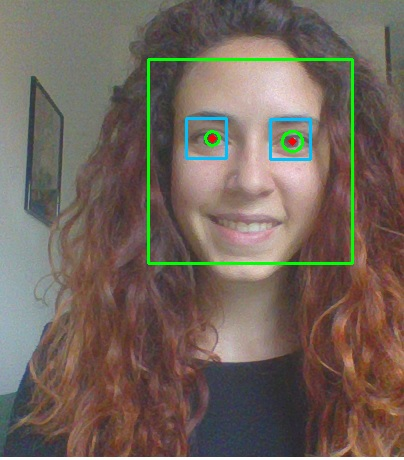
#> input picture Giadafoto.jpg, 404 x 460 px, given in place of the camera
$ jupyter execute eyetracking_color.ipynb   (shell and % lines are left out)   (Python 2 division)
#> lines starting #> are read from the running program, lines starting #| are printed output that depends on the picture; after the words box and inside, x2 and y2 are one past the last pixel; in counts of white or black regions, pixels touching at a corner belong together
[cell 1]
import cv2
import numpy as np
import matplotlib.pyplot as plt

#Parameters setting:
sc_fct = 1.1            #scaling factor
min_neigh = 10          #minimum number of neighbours to identify an area as the specific object
min_size_f = (30,30)    #smallest face dimensions accepted
min_size_e = (10,10)    #smallest eye dimension accepted
mindist_c=20            #minimum distance between circles' centers
param1_c=30             #specific parameter of the Hough Gradient detection method
param2_c=10             #specific parameter of the Hough Gradient detection method
minr_c=10               #minimum circle radius accepted
maxr_c=40               #maximum circle radius accepted
dp_c=1                  #accumulator resolution factor

#Loading the cascade classifier files
faceCascade = cv2.CascadeClassifier("haarcascade_frontalface_default.xml")
eyeCascade=cv2.CascadeClassifier("haarcascade_eye.xml")

#Capturing the video from the webcam and opening a window to display it
video_capture = cv2.VideoCapture(0)
cv2.namedWindow("EasYE TRACKING")

#Saving the window dimensions
x_dim = video_capture.get(3)
y_dim = video_capture.get(4)


while True:
    #Capturing frames from the video
    ret, frame = video_capture.read()
#> frame is the input picture: shape (460, 404, 3); mean B, G, R 92.1, 101.4, 114.4

    #Converting the image from colour to grayscale
    gray = cv2.cvtColor(frame, cv2.COLOR_BGR2GRAY)
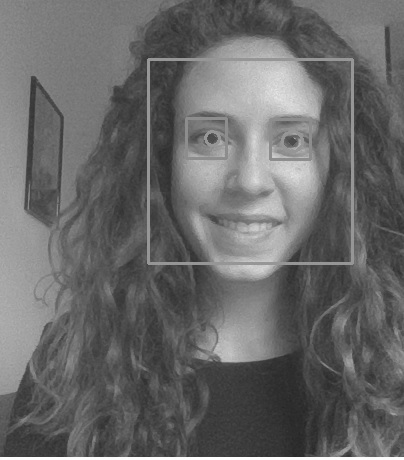
#> gray: shape (460, 404); min 37, max 255, mean 104.2

    #Using the cascade classifier to identify faces in the video
    faces = faceCascade.detectMultiScale(
        gray,
        scaleFactor=sc_fct,
        minNeighbors=min_neigh,
        minSize=min_size_f
        )
#> faces = [[151, 61, 202, 202]]
    #detectMultiscale function returns a list of rectangles described by the upper left vertex and the two dimensions

    #Drawing rectangles recognised by the detectMultiscale function
    for (x, y, w, h) in faces:
        cv2.rectangle(frame,(x, y), (x+w, y+h), (0, 255, 0), 2)
        #Defining new regions of interest
        roi_gray=gray[y:y+h/2,x:x+w]
        roi_color=frame[y:y+h/2,x:x+w]

        #Using the cascade classifier to identify eyes within the new ROI just defined
        eyes= eyeCascade.detectMultiScale(
        roi_gray,
        scaleFactor=sc_fct,
        minNeighbors=min_neigh,
        minSize=min_size_e
    )


        #Drawing rectangles returned by the detectMultiscale function
        for (ex, ey, ew, eh) in eyes:
            cv2.rectangle(roi_color, (ex, ey), (ex+ew, ey+eh), (255, 191, 0), 2)

            #Defining new regions of interest
            roi_gray2=roi_gray[ey+(eh/4):ey+eh,ex:ex+ew]
            roi_color2=roi_color[ey:ey+eh,ex:ex+ew]

            #Defining threshold values for image filtering (the value corresponds to a grey level)
            lower = 0
            upper = 70

            #Applying inRange funtction to pull out from the input image only the pixels that are included in this specific gray range
            mask = cv2.inRange(roi_gray2, lower, upper)
            #The output is an image where the elements, which are in the range, are shown in white, while everything else il black.

            #Applying HoughCircles function to identify iris and pupil in the filtered image (HOUGH_GRADIENT is the method used)
            circles = cv2.HoughCircles(mask,cv2.HOUGH_GRADIENT,dp=dp_c,minDist=mindist_c,
                    param1=param1_c,param2=param2_c,minRadius=minr_c,maxRadius=maxr_c)
            #The function returns a list of circles described by the centre coordinates and the radius

            #Checking validity of the detected objects
            if(circles==None):
                continue
            else:
            #Coverting floats to integers to make values usable by the circle function
                circles = np.uint16(np.around(circles[0,:]))

            #Drawing identified circles in the video
                for (x_c,y_c,r) in circles:
                    cv2.circle(roi_color2,(x_c,y_c+int(eh/4)),r,(0,255,0),2)
                    cv2.circle(roi_color2,(x_c,y_c+int(eh/4)),2,(0,0,255),3)

                    #Plotting a scatterplot with the eyes pupils' position through time
                    plt.scatter(x+ex+x_c,720-(y+ey+y_c+int(eh/4)), s=100, c='r',alpha=0.3)
                    plt.axis([0,x_dim,0,y_dim])
                    plt.draw()

                #Showing the filtered image and the webcam video
                cv2.imshow('mask',mask)
                cv2.imshow('EasEY TRACKING', frame)
#> this loop made 1 pass
#> (x, y, w, h, eyes) on pass 1: (151, 61, 202, 202, [[120, 59, 38, 38], [27, 50, 47, 47]])
#> pass 1, `roi_gray=gray[y:y+h/2,x:x+w]`:
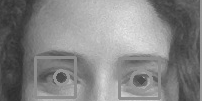
#> roi_gray: shape (101, 202); min 44, max 230, mean 132.9
#> pass 1, `roi_color=frame[y:y+h/2,x:x+w]`:
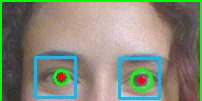
#> roi_color: shape (101, 202, 3); mean B, G, R 120, 137.3, 133.3
#> after the loop:
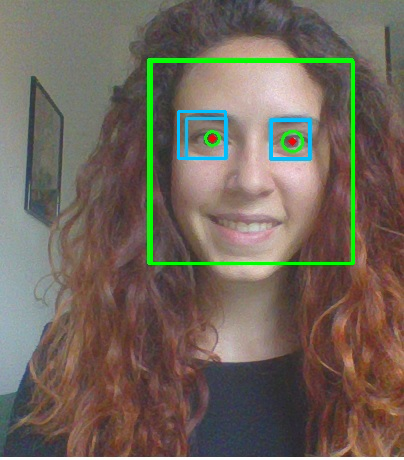
#> frame: shape (460, 404, 3); 1.85% of pixels changed, all inside (x1, y1, x2, y2) = (150, 60, 355, 265)
#> after the loop:
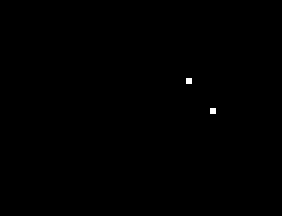
#> mask: shape (36, 47) (shown 6 times larger); 0.12% white in thin lines or dots, all inside (x1, y1, x2, y2) = (31, 13, 36, 19)
#> after the loop:
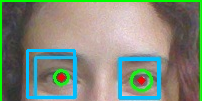
#> roi_color: shape (101, 202, 3); 4.96% of pixels changed, all inside (x1, y1, x2, y2) = (26, 49, 160, 99)
#> after the loop:
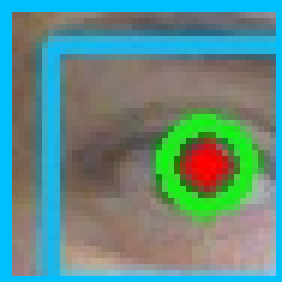
#> roi_color2: shape (47, 47, 3) (shown 6 times larger); mean B, G, R 134.1, 139.8, 96.5
#> after the loop:
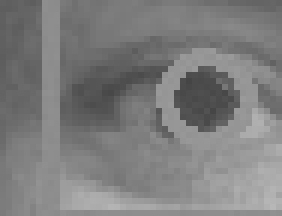
#> roi_gray2: shape (36, 47) (shown 6 times larger); min 69, max 183, mean 125.6


    #Breaking the while cicle when 'return' is pressed
    if cv2.waitKey(1)==27:
#> (key Esc is pressed here)
        break
#Closing al windows and turning webcams off
video_capture.release()
cv2.destroyAllWindows()

$ run again, on 036E5797050B4B66A7BFC3A09EDB543D.png
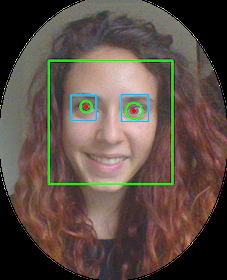
#> input picture 036E5797050B4B66A7BFC3A09EDB543D.png, 227 x 280 px, given in place of the camera
#> frame is the input picture: shape (280, 227, 3); mean B, G, R 69.7, 78, 92.1
#> `gray = cv2.cvtColor(frame, cv2.COLOR_BGR2GRAY)`:
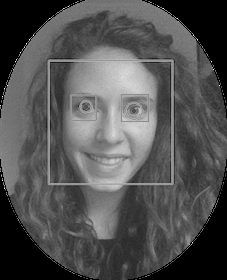
#> gray: shape (280, 227); min 0, max 255, mean 81.2
#> faces = [[49, 60, 122, 122]]
#> the loop `for (x, y, w, h) in faces:` made 1 pass
#> (x, y, w, h, eyes) on pass 1: (49, 60, 122, 122, [[21, 33, 25, 25], [72, 35, 25, 25]])
#> after the loop `for (x, y, w, h) in faces:`:
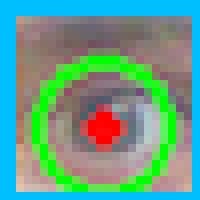
#> roi_color2: shape (25, 25, 3) (shown 8 times larger); mean B, G, R 138.6, 157.3, 102.2
